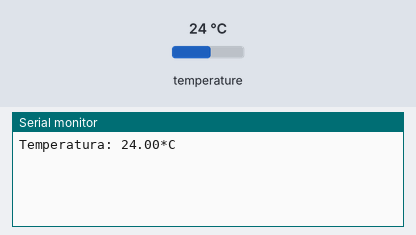
Bench run of a sketch on a simulated Arduino Uno, built with avr-gcc and run on an emulated ATmega328P. On the bench: the last lines printed to the serial monitor. The test bench sets the inputs (shaded band); at power-on: temperature 24 °C.

Above: at 2.2 s.
2.3 s: temperature set to 12 °C
At 3.4 s:
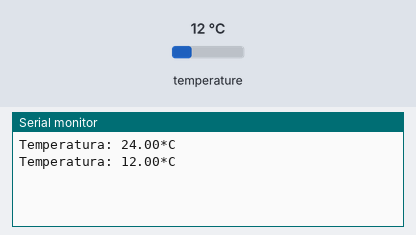
3.8 s: temperature set to 19 °C
At 4.6 s:
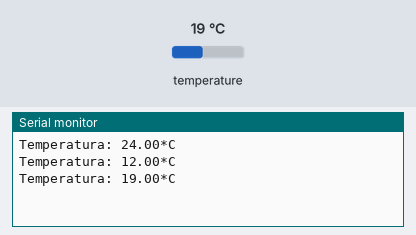
Timing chart, 0 to 6.8 s (numbered marks = the images above; inputs shaded):
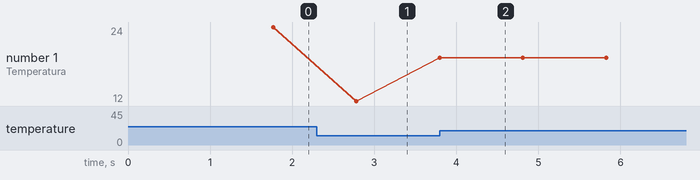

The sketch:

Temperatura.ino
```cpp
#include <OneWire.h> //INCLUSÃO DE BIBLIOTECA
#include <DallasTemperature.h> //INCLUSÃO DE BIBLIOTECA

#define DS18B20 7 //DEFINE O PINO DIGITAL UTILIZADO PELO SENSOR

OneWire ourWire(DS18B20); //CONFIGURA UMA INSTÂNCIA ONEWIRE PARA SE COMUNICAR COM O SENSOR
DallasTemperature sensors(&ourWire); //BIBLIOTECA DallasTemperature UTILIZA A OneWire

void setup(){
  Serial.begin(9600); //INICIALIZA A SERIAL
  sensors.begin(); //INICIA O SENSOR
  delay(1000); //INTERVALO DE 1 SEGUNDO
}

void loop(){
  sensors.requestTemperatures();//SOLICITA QUE A FUNÇÃO INFORME A TEMPERATURA DO SENSOR
  Serial.print("Temperatura: "); //IMPRIME O TEXTO NA SERIAL
  Serial.print(sensors.getTempCByIndex(0)); //IMPRIME NA SERIAL O VALOR DE TEMPERATURA MEDIDO
  Serial.println("*C"); //IMPRIME O TEXTO NA SERIAL
  delay(250);//INTERVALO DE 250 MILISSEGUNDOS
}
```

Measured:
- after the input at 2.3 s, the serial monitor: prints a new line after 0.48 s (image 1)
- plotted number 1: 24 → 19 after the input at 2.3 s
